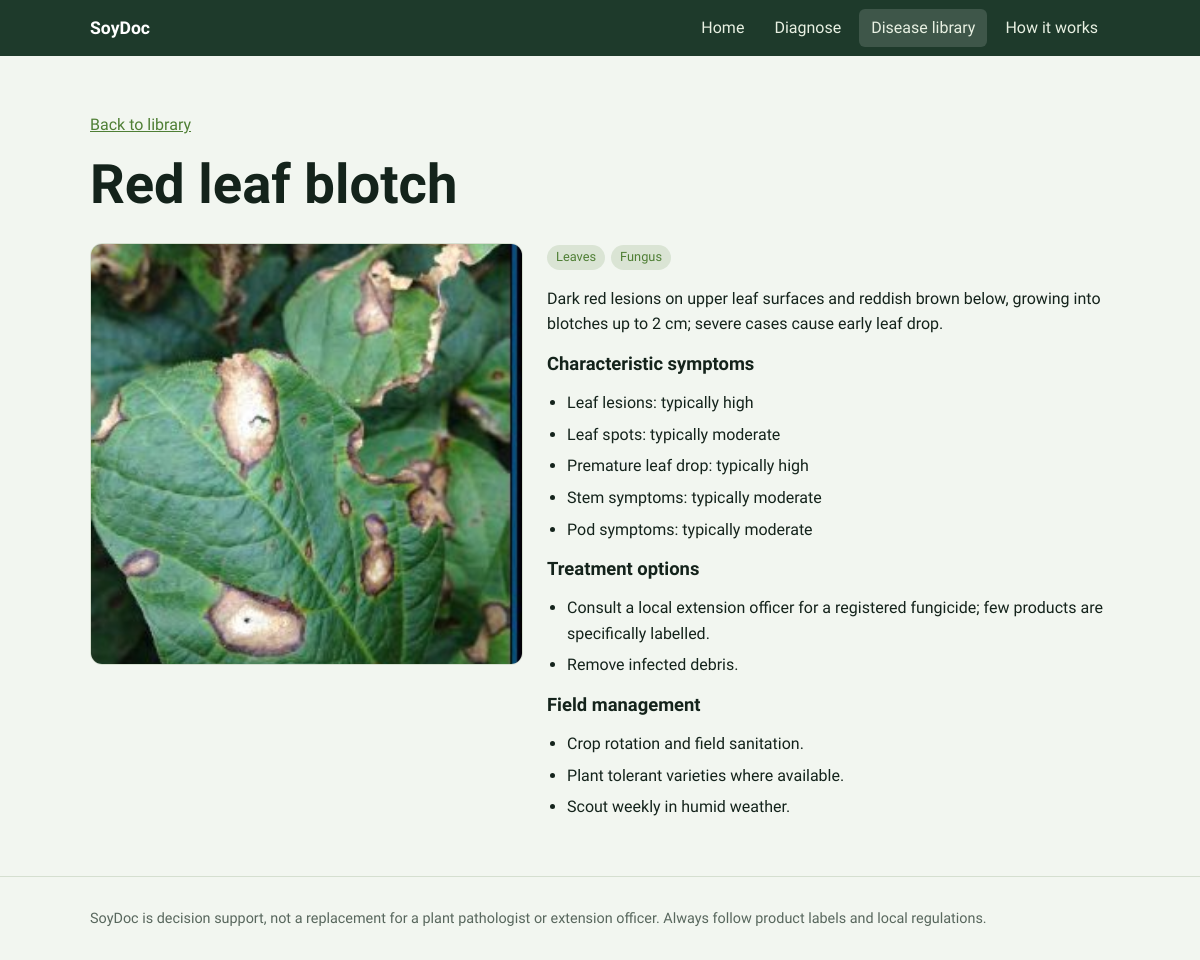
/library/red_leaf_blotch, run on the app's committed database.
### tables this page shows
CREATE TABLE disease(Disease_ID TEXT PRIMARY KEY, Disease_Name TEXT, Description TEXT, Plant_Part TEXT, Cause TEXT, Image TEXT);

CREATE TABLE disease_symptom(Disease_ID TEXT, Symptom_ID TEXT, Severity TEXT, Rank INTEGER);

CREATE TABLE treatment(Treatment_ID INTEGER PRIMARY KEY AUTOINCREMENT, Disease_ID TEXT, Treatment TEXT, Management TEXT);

### app.py (the view)
@app.route("/library/<did>")
def disease(did):
    d, treat, manage, syms = disease_row(did)
    return render_template("disease.html", d=d, treat=treat, manage=manage, syms=syms)

### app.py (called while the page is built)
def db():
    if "db" not in g:
        g.db = sqlite3.connect(DB); g.db.row_factory = sqlite3.Row
    return g.db

def disease_row(did):
    d = db().execute("SELECT * FROM disease WHERE Disease_ID=?", (did,)).fetchone()
    if not d: abort(404)
    t = db().execute("SELECT Treatment, Management FROM treatment WHERE Disease_ID=?", (did,)).fetchall()
    sy = db().execute("SELECT Symptom_ID, Severity FROM disease_symptom WHERE Disease_ID=? ORDER BY Rank", (did,)).fetchall()
    return dict(d), [r["Treatment"] for r in t if r["Treatment"]], [r["Management"] for r in t if r["Management"]], [(SYM[r["Symptom_ID"]][1], r["Severity"]) for r in sy]

@app.context_processor
def helpers():
    return dict(level=lambda v: "None" if v < .05 else "Low" if v < .35 else "Moderate" if v < .65 else "High")

### templates/disease.html
{% extends "base.html" %}{% block title %}{{ d.Disease_Name }}{% endblock %}{% block body %}
<section><div class="wrap"><p><a href="/library">Back to library</a></p><h1>{{ d.Disease_Name }}</h1>
<div class="result"><div class="card">{% if d.Image %}<img src="/static/img/{{ d.Image }}.jpg" alt="{{ d.Disease_Name }}" style="height:auto;max-height:420px">{% else %}<div class="ph">No photo available</div>{% endif %}</div>
<div><span class="tag">{{ d.Plant_Part }}</span><span class="tag">{{ d.Cause }}</span><p>{{ d.Description }}</p>
<h3>Characteristic symptoms</h3><ul class="clean">{% for n,l in syms %}<li>{{ n }}: typically {{ l|lower }}</li>{% endfor %}</ul>
<h3>Treatment options</h3><ul class="clean">{% for t in treat %}<li>{{ t }}</li>{% endfor %}</ul>
<h3>Field management</h3><ul class="clean">{% for m in manage %}<li>{{ m }}</li>{% endfor %}</ul></div></div></div></section>{% endblock %}

### static/css/style.css (style rules this page uses)
:root { --ink:#14231b;--soil:#1e3a2b;--leaf:#4f7f35;--pod:#d89a1d;--bg:#f2f6f0;--card:#fff;--line:#d5dfd0;--red:#b3412f;--mut:#58675d }
* { box-sizing:border-box }
html { scroll-padding-top:70px }
body { margin:0;font:16px/1.6 "Source Sans 3",system-ui,sans-serif;background:var(--bg);color:var(--ink) }
h1,h2,h3 { font-family:"Bricolage Grotesque","Source Sans 3",sans-serif;line-height:1.15;margin:0 0 .5em;font-weight:700 }
h1 { font-size:clamp(2rem,5vw,3.4rem) }
h3 { font-size:1.15rem }
a { color:var(--leaf) }
.wrap { max-width:1060px;margin:0 auto;padding:0 20px }
section { padding:40px 0 }
.card { background:var(--card);border:1px solid var(--line);border-radius:12px;overflow:hidden }
.card img,.ph { width:100%;height:170px;object-fit:cover;display:block }
.tag { display:inline-block;font-size:.8rem;padding:2px 9px;border-radius:99px;background:rgba(79,127,53,.15);color:var(--leaf);margin-right:6px }
.result { display:grid;gap:24px;grid-template-columns:1fr 1.3fr;align-items:start }
ul.clean { padding-left:20px }
ul.clean li { margin:6px 0 }

### data on the page
disease: Disease_Name "Red leaf blotch", Image (picture), Plant_Part "Leaves", Cause "Fungus", Description "Dark red lesions on upper leaf surfaces and reddish brown below, growing into blotches up to 2 cm; severe cases cause early leaf drop."
disease_symptom: n "Leaf lesions", Severity "high"
disease_symptom: n "Leaf spots", Severity "moderate"
disease_symptom: n "Premature leaf drop", Severity "high"
disease_symptom: n "Stem symptoms", Severity "moderate"
disease_symptom: n "Pod symptoms", Severity "moderate"
treatment: Treatment "Consult a local extension officer for a registered fungicide; few products are specifically labelled."
treatment: Treatment "Remove infected debris."
treatment: Management "Crop rotation and field sanitation."
treatment: Management "Plant tolerant varieties where available."
treatment: Management "Scout weekly in humid weather."
